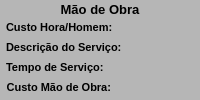
           <widget class="QWidget" name="widget_MaoObra" native="true">
            <property name="minimumSize">
             <size>
              <width>0</width>
              <height>0</height>
             </size>
            </property>
            <property name="maximumSize">
             <size>
              <width>16777215</width>
              <height>170</height>
             </size>
            </property>
            <property name="styleSheet">
             <string notr="true">background-color: rgb(182, 182, 182);</string>
            </property>
            <layout class="QVBoxLayout" name="verticalLayout_6">
             <property name="spacing">
              <number>1</number>
             </property>
             <property name="leftMargin">
              <number>1</number>
             </property>
             <property name="topMargin">
              <number>1</number>
             </property>
             <property name="rightMargin">
              <number>1</number>
             </property>
             <property name="bottomMargin">
              <number>3</number>
             </property>
             <item>
              <widget class="QWidget" name="widget_17" native="true">
               <property name="minimumSize">
                <size>
                 <width>0</width>
                 <height>0</height>
                </size>
               </property>
               <property name="maximumSize">
                <size>
                 <width>16777215</width>
                 <height>30</height>
                </size>
               </property>
               <layout class="QHBoxLayout" name="horizontalLayout_8" stretch="0">
                <property name="spacing">
                 <number>0</number>
                </property>
                <property name="leftMargin">
                 <number>0</number>
                </property>
                <property name="topMargin">
                 <number>0</number>
                </property>
                <property name="rightMargin">
                 <number>0</number>
                </property>
                <property name="bottomMargin">
                 <number>0</number>
                </property>
                <item>
                 <widget class="QLabel" name="label_63">
                  <property name="maximumSize">
                   <size>
                    <width>16777215</width>
                    <height>16777215</height>
                   </size>
                  </property>
                  <property name="font">
                   <font>
                    <pointsize>10</pointsize>
                    <weight>75</weight>
                    <bold>true</bold>
                   </font>
                  </property>
                  <property name="text">
                   <string>Mão de Obra</string>
                  </property>
                  <property name="alignment">
                   <set>Qt::AlignCenter</set>
                  </property>
                 </widget>
                </item>
               </layout>
              </widget>
             </item>
             <item>
              <widget class="QWidget" name="widget_11" native="true">
               <property name="minimumSize">
                <size>
                 <width>0</width>
                 <height>0</height>
                </size>
               </property>
               <property name="maximumSize">
                <size>
                 <width>16777215</width>
                 <height>30</height>
                </size>
               </property>
               <layout class="QHBoxLayout" name="horizontalLayout_5">
                <property name="spacing">
                 <number>5</number>
                </property>
                <property name="leftMargin">
                 <number>5</number>
                </property>
                <property name="topMargin">
                 <number>3</number>
                </property>
                <property name="rightMargin">
                 <number>5</number>
                </property>
                <property name="bottomMargin">
                 <number>3</number>
                </property>
                <item>
                 <widget class="QLabel" name="label_62">
                  <property name="minimumSize">
                   <size>
                    <width>0</width>
                    <height>0</height>
                   </size>
                  </property>
                  <property name="maximumSize">
                   <size>
                    <width>16777215</width>
                    <height>16777215</height>
                   </size>
                  </property>
                  <property name="font">
                   <font>
                    <pointsize>8</pointsize>
                    <weight>75</weight>
                    <bold>true</bold>
                   </font>
                  </property>
                  <property name="text">
                   <string>Custo Hora/Homem:</string>
                  </property>
                  <property name="alignment">
                   <set>Qt::AlignLeading|Qt::AlignLeft|Qt::AlignVCenter</set>
                  </property>
                 </widget>
                </item>
                <item>
                 <widget class="QLabel" name="label_custo_Mao">
                  <property name="font">
                   <font>
                    <pointsize>8</pointsize>
                    <weight>75</weight>
                    <bold>true</bold>
                   </font>
                  </property>
                  <property name="text">
                   <string/>
                  </property>
                  <property name="alignment">
                   <set>Qt::AlignRight|Qt::AlignTrailing|Qt::AlignVCenter</set>
                  </property>
                 </widget>
                </item>
               </layout>
              </widget>
             </item>
             <item>
              <widget class="QWidget" name="widget_18" native="true">
               <property name="minimumSize">
                <size>
                 <width>0</width>
                 <height>0</height>
                </size>
               </property>
               <property name="maximumSize">
                <size>
                 <width>16777215</width>
                 <height>30</height>
                </size>
               </property>
               <layout class="QHBoxLayout" name="horizontalLayout_9">
                <property name="spacing">
                 <number>5</number>
                </property>
                <property name="leftMargin">
                 <number>5</number>
                </property>
                <property name="topMargin">
                 <number>3</number>
                </property>
                <property name="rightMargin">
                 <number>5</number>
                </property>
                <property name="bottomMargin">
                 <number>3</number>
                </property>
                <item>
                 <widget class="QLabel" name="label_67">
                  <property name="minimumSize">
                   <size>
                    <width>0</width>
                    <height>0</height>
                   </size>
                  </property>
                  <property name="maximumSize">
                   <size>
                    <width>130</width>
                    <height>16777215</height>
                   </size>
                  </property>
                  <property name="font">
                   <font>
                    <pointsize>8</pointsize>
                    <weight>75</weight>
                    <bold>true</bold>
                   </font>
                  </property>
                  <property name="text">
                   <string>Descrição do Serviço:</string>
                  </property>
                  <property name="alignment">
                   <set>Qt::AlignLeading|Qt::AlignLeft|Qt::AlignVCenter</set>
                  </property>
                 </widget>
                </item>
                <item>
                 <widget class="QLabel" name="label_Descricao_Mao">
                  <property name="font">
                   <font>
                    <pointsize>8</pointsize>
                    <weight>75</weight>
                    <bold>true</bold>
                   </font>
                  </property>
                  <property name="text">
                   <string/>
                  </property>
                  <property name="alignment">
                   <set>Qt::AlignRight|Qt::AlignTrailing|Qt::AlignVCenter</set>
                  </property>
                 </widget>
                </item>
               </layout>
              </widget>
             </item>
             <item>
              <widget class="QWidget" name="widget_13" native="true">
               <property name="minimumSize">
                <size>
                 <width>0</width>
                 <height>0</height>
                </size>
               </property>
               <property name="maximumSize">
                <size>
                 <width>16777215</width>
                 <height>30</height>
                </size>
               </property>
               <layout class="QHBoxLayout" name="horizontalLayout_6">
                <property name="spacing">
                 <number>5</number>
                </property>
                <property name="leftMargin">
                 <number>5</number>
                </property>
                <property name="topMargin">
                 <number>3</number>
                </property>
                <property name="rightMargin">
                 <number>5</number>
                </property>
                <property name="bottomMargin">
                 <number>3</number>
                </property>
                <item>
                 <widget class="QLabel" name="label_64">
                  <property name="minimumSize">
                   <size>
                    <width>0</width>
                    <height>0</height>
                   </size>
                  </property>
                  <property name="maximumSize">
                   <size>
                    <width>16777215</width>
                    <height>16777215</height>
                   </size>
                  </property>
                  <property name="font">
                   <font>
                    <pointsize>8</pointsize>
                    <weight>75</weight>
                    <bold>true</bold>
                   </font>
                  </property>
                  <property name="text">
                   <string>Tempo de Serviço:</string>
                  </property>
                  <property name="alignment">
                   <set>Qt::AlignLeading|Qt::AlignLeft|Qt::AlignVCenter</set>
                  </property>
                 </widget>
                </item>
                <item>
                 <widget class="QLabel" name="label_Tempo_Mao">
                  <property name="font">
                   <font>
                    <pointsize>8</pointsize>
                    <weight>75</weight>
                    <bold>true</bold>
                   </font>
                  </property>
                  <property name="text">
                   <string/>
                  </property>
                  <property name="alignment">
                   <set>Qt::AlignRight|Qt::AlignTrailing|Qt::AlignVCenter</set>
                  </property>
                 </widget>
                </item>
               </layout>
              </widget>
             </item>
             <item>
              <widget class="QWidget" name="widget_Total_Mao" native="true">
               <property name="minimumSize">
                <size>
                 <width>0</width>
                 <height>0</height>
                </size>
               </property>
               <property name="maximumSize">
                <size>
                 <width>16777215</width>
                 <height>30</height>
                </size>
               </property>
               <property name="styleSheet">
                <string notr="true"/>
               </property>
               <layout class="QHBoxLayout" name="horizontalLayout_7">
                <property name="spacing">
                 <number>10</number>
                </property>
                <property name="leftMargin">
                 <number>5</number>
                </property>
                <property name="topMargin">
                 <number>3</number>
                </property>
                <property name="rightMargin">
                 <number>5</number>
                </property>
                <property name="bottomMargin">
                 <number>3</number>
                </property>
                <item>
                 <widget class="QLabel" name="label_65">
                  <property name="minimumSize">
                   <size>
                    <width>0</width>
                    <height>0</height>
                   </size>
                  </property>
                  <property name="maximumSize">
                   <size>
                    <width>16777215</width>
                    <height>16777215</height>
                   </size>
                  </property>
                  <property name="font">
                   <font>
                    <pointsize>8</pointsize>
                    <weight>75</weight>
                    <bold>true</bold>
                   </font>
                  </property>
                  <property name="text">
                   <string>Custo Mão de Obra:</string>
                  </property>
                  <property name="alignment">
                   <set>Qt::AlignRight|Qt::AlignTrailing|Qt::AlignVCenter</set>
                  </property>
                 </widget>
                </item>
                <item>
                 <widget class="QLabel" name="label_Total_Mao">
                  <property name="font">
                   <font>
                    <pointsize>8</pointsize>
                    <weight>75</weight>
                    <bold>true</bold>
                   </font>
                  </property>
                  <property name="text">
                   <string/>
                  </property>
                  <property name="alignment">
                   <set>Qt::AlignRight|Qt::AlignTrailing|Qt::AlignVCenter</set>
                  </property>
                 </widget>
                </item>
               </layout>
              </widget>
             </item>
            </layout>
           </widget>
